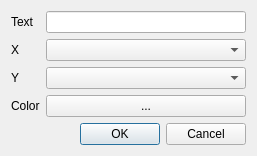
<?xml version="1.0" encoding="UTF-8"?>
<ui version="4.0">
 <class>Dialog</class>
 <widget class="QDialog" name="Dialog">
  <property name="geometry">
   <rect>
    <x>0</x>
    <y>0</y>
    <width>257</width>
    <height>154</height>
   </rect>
  </property>
  <property name="windowTitle">
   <string>Dialog</string>
  </property>
  <layout class="QVBoxLayout" name="verticalLayout">
   <item>
    <layout class="QFormLayout" name="formLayout">
     <item row="0" column="0">
      <widget class="QLabel" name="textLabel">
       <property name="text">
        <string>Text</string>
       </property>
      </widget>
     </item>
     <item row="0" column="1">
      <widget class="QLineEdit" name="tText"/>
     </item>
     <item row="1" column="0">
      <widget class="QLabel" name="xLabel">
       <property name="text">
        <string>X</string>
       </property>
      </widget>
     </item>
     <item row="1" column="1">
      <widget class="QComboBox" name="cbX"/>
     </item>
     <item row="2" column="0">
      <widget class="QLabel" name="yLabel">
       <property name="text">
        <string>Y</string>
       </property>
      </widget>
     </item>
     <item row="2" column="1">
      <widget class="QComboBox" name="cbY"/>
     </item>
     <item row="3" column="1">
      <widget class="QPushButton" name="pushColor">
       <property name="text">
        <string>...</string>
       </property>
      </widget>
     </item>
     <item row="3" column="0">
      <widget class="QLabel" name="label">
       <property name="text">
        <string>Color</string>
       </property>
      </widget>
     </item>
    </layout>
   </item>
   <item>
    <widget class="QDialogButtonBox" name="buttonBox">
     <property name="orientation">
      <enum>Qt::Horizontal</enum>
     </property>
     <property name="standardButtons">
      <set>QDialogButtonBox::Cancel|QDialogButtonBox::Ok</set>
     </property>
    </widget>
   </item>
  </layout>
 </widget>
 <resources/>
 <connections>
  <connection>
   <sender>buttonBox</sender>
   <signal>accepted()</signal>
   <receiver>Dialog</receiver>
   <slot>accept()</slot>
   <hints>
    <hint type="sourcelabel">
     <x>248</x>
     <y>254</y>
    </hint>
    <hint type="destinationlabel">
     <x>157</x>
     <y>274</y>
    </hint>
   </hints>
  </connection>
  <connection>
   <sender>buttonBox</sender>
   <signal>rejected()</signal>
   <receiver>Dialog</receiver>
   <slot>reject()</slot>
   <hints>
    <hint type="sourcelabel">
     <x>316</x>
     <y>260</y>
    </hint>
    <hint type="destinationlabel">
     <x>286</x>
     <y>274</y>
    </hint>
   </hints>
  </connection>
 </connections>
</ui>
